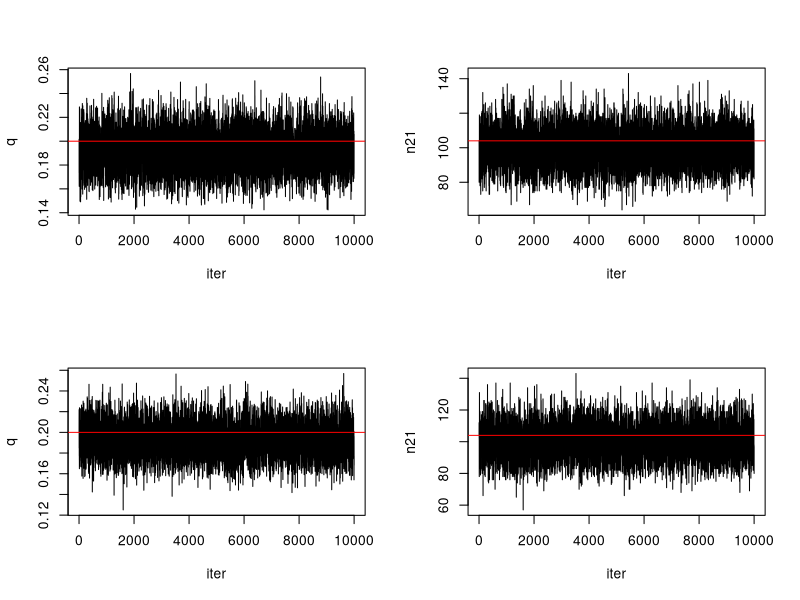
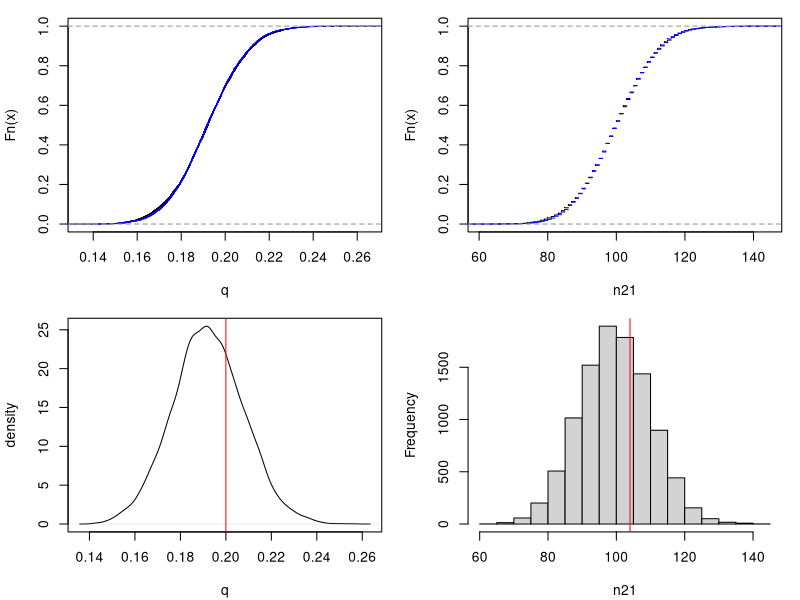

Recreate these plots in R, in order.
######################################################
#### Reed Frost Model Inference ######################

rf_fit <- function(n0, n1, n2, niters, inits, priors) {
  q <- numeric(niters)
  q[1] <- inits$q
  n21 <- numeric(niters)
  n21[1] <- inits$n21
  for(i in 1:niters) {
    q[i + 1] <- rbeta(n = 1,
                   2 * (n0 + n1) + n21[i] + priors$alpha,
                   n1 + 2 * n2 + priors$delta)
    n21[i + 1] <- rbinom(n = 1, n2, 2 * q[i] / (2 * q[i] + 1))
  }
  return(data.frame(q = q, n21 = n21))
}

rf_fit1 <- function(n0, n1, n2, niters, inits, priors) {
  q <- inits$q
  n21 <- inits$n21
  out <- rbind(c(), c(q = q, n21 = n21))
  for(i in 1:niters) {
    q <- rbeta(n = 1,
               2 * (n0 + n1) + n21 + priors$alpha,
               n1 + 2 * n2 + priors$delta)
    n21 <- rbinom(n = 1, n2, 
                  2 * q / (2 * q + 1))
    out <- rbind(out, c(q, n21))
  }
  return(as.data.frame(out))
}

priors = list(alpha = 0.01, delta = 0.01)
inits = list(q = 0.2, n21 = 104)
df <- rf_fit(n0 = 14, n1 = 25, n2 = 104 + 257, 10000, inits, priors)
df1 <- rf_fit1(n0 = 14, n1 = 25, n2 = 104 + 257, 10000, inits, priors)

par(mfrow = c(2, 2))
plot(df$q, type = "l", xlab = "iter", ylab = "q")
abline(h = inits$q, col = "red")
plot(df$n21, type = "l", xlab = "iter", ylab = "n21")
abline(h = inits$n21, col = "red")

plot(df1$q, type = "l", xlab = "iter", ylab = "q")
abline(h = inits$q, col = "red")
plot(df1$n21, type = "l", xlab = "iter", ylab = "n21")
abline(h = inits$n21, col = "red")

pdf("rf_results.pdf", width = 8, height = 5)
par(mfrow = c(2, 2), mar=c(4,4,1,1)+0.1)
n_sim <- length(df$q)
n_mid <- floor(n_sim / 2)

plot(ecdf(df$q[1:n_mid]), main = "", xlab = "q")
lines(ecdf(df$q[(n_mid + 1):n_sim]), col = "blue", lty = "dashed")

plot(ecdf(df$n21[1:n_mid]), main = "", xlab = "n21", pch = ".")
lines(ecdf(df$n21[(n_mid + 1):n_sim]), col = "blue", pch = ".")

plot(density(df$q), xlab = "q", ylab = "density", main = "")
abline(v = inits$q, col = "red")

hist(df$n21, xlab = "n21", main = "")
abline(v = inits$n21, col = "red")
dev.off()